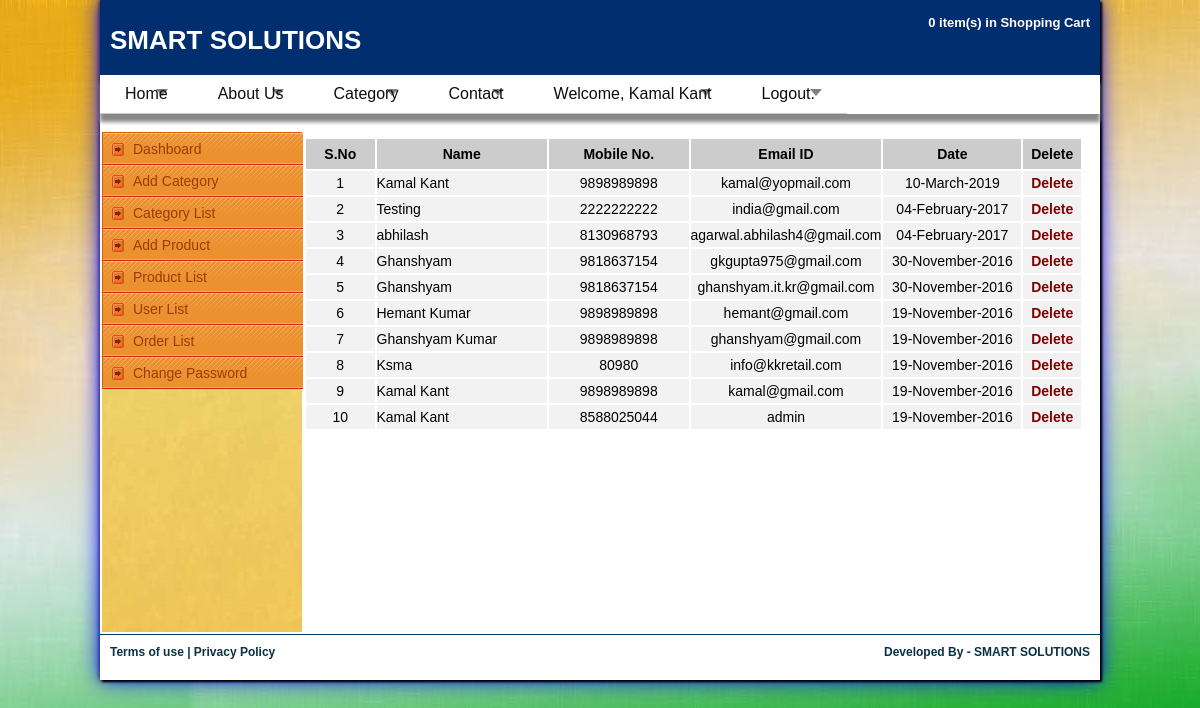
Screenshot of /userlist.php (signed in) with the database file from the repository.
### tables this page shows
CREATE TABLE `users` (
  `id` bigint(20) NOT NULL auto_increment,
  `name` varchar(100) NOT NULL,
  `gender` varchar(50) default NULL,
  `email` varchar(100) NOT NULL,
  `mobile` varchar(20) NOT NULL,
  `address` varchar(500) default NULL,
  `city` varchar(100) default NULL,
  `state` varchar(100) default NULL,
  `pincode` varchar(100) default NULL,
  `news_letter` varchar(50) default 'yes',
  `password` varchar(25) NOT NULL,
  `utype` varchar(50) default NULL,
  `ustatus` char(1) default '1' COMMENT '1=>Active, 0=> Inactive',
  `created` datetime default NULL,
  `updated` datetime default NULL,
  PRIMARY KEY  (`id`),
  UNIQUE KEY `email_id` (`email`)
);

### dbconfig.php (called while the page is built, shortened)
<?php
if (isset($_SESSION['user_name'])) {
    $user_name = $_SESSION['user_name'];
}
if (isset($_SESSION['user_type'])) {
    $user_type = $_SESSION['user_type'];
}
$cookie_name = 'my_big_cart';
?>

### userlist.php (the view, shortened to what this page needs)
<?php
include './dbconfig.php';
if (!empty($user_id)) {
    ?>
    <!DOCTYPE html PUBLIC "-//W3C//DTD XHTML 1.0 Transitional//EN" "http://www.w3.org/TR/xhtml1/DTD/xhtml1-transitional.dtd">
    <html xmlns="http://www.w3.org/1999/xhtml">
        <head>
            <link href="stylesheet/style.css" rel="stylesheet" type="text/css" />
            <link href="stylesheet/menu.css" rel="stylesheet" type="text/css" />
            <link href="stylesheet/form-field.css" rel="stylesheet" type="text/css" />
            <link type="text/css" href="stylesheet/left-panel.css" rel="stylesheet"/>
        </head>
        <body>
            <div id="wrapper">
                <div id="container">
                    <div id="header">
                        <?php
                        include('header.php');
                        ?>
                    </div>
                    <div id="center-page">
                        <table border="0" width="100%">
                            <tr>
                                <td valign="top">
                                    <?php
                                    include('custmenu.php');
                                    ?>
                                </td>
                                <td valign="top" width="800"  align="center">
                                    <table cellpadding="2" cellspacing="2" width="100%" >
                                        <tr style="background: #ccc;font-size: 14px;padding: 5px;height: 30px;font-weight: bold;color: #000;">
                                            <td width="10%" align="center">S.No</td>
                                            <td width="25%" align="center">Name</td>
                                            <td width="20%" align="center">Mobile&nbsp;No.</td>
                                            <td width="20%" align="center">Email&nbsp;ID</td>
                                            <td width="20%" align="center">Date</td>
                                            <td width="10%" align="center">&nbsp;&nbsp;Delete&nbsp;&nbsp;</td>
                                        </tr>
                                        <?php
                                        $sql_query = "select id,name,email,mobile,date_format(created,'%d-%M-%Y') as created from users order by id desc";
                                        $result = mysqli_query($con, $sql_query);
                                        $i = 0;
                                        while ($row = mysqli_fetch_array($result)) {
                                            $i++;
                                            $cust_id = $row ['id'];
                                            $name = $row ['name'];
                                            $mobile = $row ['mobile'];
                                            $email = $row ['email'];
                                            $date = $row ["created"];
                                            ?>
                                            <tr style="background: #f2f2f2;font-size: 14px;padding: 5px;height: 24px;color: #000;">
                                                <td align="center"><?php echo $i; ?></td>
                                                <td><?php echo $name; ?></td>
                                                <td align="center"><?php echo $mobile; ?></td>
                                                <td align="center"><?php echo $email; ?></td>
                                                <td align="center"><?php echo $date; ?></td>
                                                <td align="center"><a href="userlist.php?reg_id=<?php echo $cust_id; ?>" class="linka">Delete</a></td>
                                            </tr>
                                        <?php } ?>
                                    </table>
                                </td>
                            </tr>
                        </table>
                    </div>
                    <?php
                    include('footer.php');
                    ?>
                </div>
            </div>
        </body>
    </html>
    <?php
} else {
    header("location:login.php?logout=success");
}
?>

### header.php (shortened to what this page needs)
<div id="header">
    <div class="header_inner">
        <div id="logo">
            <a href="index.php" style="text-decoration: none;padding-top: 15px;padding-left: 25px;">
                <h1 style="color: #fff;">SMART SOLUTIONS</h1>
            </a>
        </div>
        <div class="shopping-cart">
            <a href="cart.php">
                <?php
                if (isset($_COOKIE[$cookie_name])) {
                    $cartArr = json_decode($_COOKIE[$cookie_name]);
                    $count = 0;
                    foreach ($cartArr as $cartd) {
                        $count++;
                    }
                    echo $count . ' item(s) in Shopping Cart';
                } else {
                    echo '0 item(s) in Shopping Cart';
                }
                ?>
            </a>
            </div>
    </div>
    <div id="menu-base">
        <ul id="menu">
            <li><a href="index.php" class="drop">Home</a></li>
            <li><a href="aboutus.php" class="drop">About Us</a></li>
            <li>
                <a href="#" class="drop">Category</a>
            </li>
            <li><a href="contactus.php" class="drop">Contact</a></li>
            <?php
            if (empty($user_id)) {
                ?>
                <li><a href="login.php" class="drop">Sign In</a></li>
            <?php } else { ?>
                <li>
                <a href="myprofile.php" class="drop">Welcome,&nbsp;<?php echo $user_name ?></a></li>
                <li><a href="Message.php?type=customer" class="drop">Logout.</a></li>
            <?php } ?>
        </ul>
    </div>
</div>

### custmenu.php
<div class="leftbacground">
    <div id="cssmenu">
        <ul style="">
            <?php
            if ($user_type == "admin") {
                ?>
                <li><a href="admin_home.php">Dashboard</a></li>
                <li><a href="add_category.php">Add Category</a></li>
                <li><a href="categorylist.php">Category List</a></li>
                <li><a href="add_product.php">Add Product</a></li>
                <li><a href="productlist.php">Product List</a></li>
                <li><a href="userlist.php">User List</a></li>
                <li><a href="ner-order.php">Order List</a></li>
                <li><a href="changepwd.php">Change Password</a></li>
                <?php
            } else {
                ?>
                <li><a href="myprofile.php">My Profile</a></li>
                <li><a href="order-list.php">My Order</a></li>
                <li><a href="changepwd.php">Change Password</a></li>
                <?php
            }
            ?>
        </ul>
    </div>
</div>

### footer.php (shortened to what this page needs)
<div id="footer" style="padding-top: 5px;">
    <div class="footer-left">
        <a href="termsofuses.php">Terms of use</a> |
        <a href="privacypolicy.php">Privacy Policy</a>
    </div>
    <div class="footer-right">Developed By - SMART SOLUTIONS</div>
</div>

### stylesheet/style.css (style rules this page uses)
* { margin:0px 0px 0px 0px; padding:0px 0px 0px 0px; }
body { font-family: calibri, "Trebuchet MS", Arial; font-size:13px; color:#636363; background:#ab1f22; margin:0px 0px 0px 0px; padding:0px 0px 0px 0px; background:url(../images/bg.jpg) top no-repeat; background-attachment:fixed; }
#wrapper { width:100%; margin:0px 0px 0px 0px; padding:0px 0px 0px 0px; }
#container { width:970px; margin:0px auto; padding:0px 15px; background-color: #ffffff; box-shadow: 2px 2px 2px black, 0 0 20px blue, 0 0 5px #000; }
#header { width:980px; margin:0px 0px 0px 0px; padding:0px 0px 0px 0px; height: 100px; }
.header_inner { width:980px; height:60px; background:#002E6E; float:left; padding:10px 10px 5px 10px; margin-left: -15px; }
#logo { width:400px; height:100%; float:left; margin:0px 0px 0px 0px; padding:0px 0px 0px 0px; }
#menu-base { width:1000px; height:60px; float:left; margin-left: -15px; font-size: 18px; }
.shopping-cart { width:500px; text-align:right; float:right; padding:5px 0px 5px 0px; margin:0px 0px 0px 0px; color:#f4cc3d; font-weight:bold; }
.shopping-cart a { text-decoration:none; color:#ffffff; }
#center-page { width:970px; height:auto;; padding: 0px; margin: 0px; }
#footer { clear:both; width:980px; height:40px; border-top:#01415f solid 1px; font-size:12px; font-weight:bold; margin-left: -15px; padding-left: 10px; padding-right: 10px; }
.footer-left { width:400px; float:left; color:#093144; text-align:left; margin:5px 0px 0px 0px; }
.footer-left a { text-decoration:none; color:#093144; }
.footer-right { width:500px; float:right; color:#093144; text-align:right; margin:5px 0px 0px 0px; }
.leftbacground { background:url(../images/background-gradient.jpg); width: 200px; min-height: 500px; margin-left: -15px; margin-top: -5px; }
#cssmenu { border-style: solid solid none solid; border-color: #D76100; border-size: 1px; border-width: 1px; padding:0px; }
#cssmenu ul { margin:0px; padding:0px; list-style:none; }
#cssmenu li a { height: 32px; height: 24px; text-decoration: none; font-weight:normal; color: #9E3C02; display: block; background: url(../images/menu4.gif); padding: 8px 0 0 30px; width: 170px; font-size: 14px; }
.linka { text-decoration: none; font-weight: bold; font-size: 14px; color: maroon; }

### stylesheet/menu.css (style rules this page uses)
#menu { list-style:none; width:1000px; margin:0px 0px 0px 0px; padding:0px 0px 0px 0px; float:right; z-index:999; position:relative; box-shadow: 0 8px 4px #888888; }
#menu li { float:left; display:block; position:relative; padding: 10px 25px 10px 25px; border-bottom: 1px solid #cccccc; font-size: 16px; }
#menu li:last-child { width:60px; }
#menu li a { font-family:Arial, Helvetica, sans-serif; font-size:16px; color: #0c0f10; display:block; outline:0; text-decoration:none; }
#menu li .drop { padding-right:0px; background:url("images/drop.png") no-repeat right 4px; }

### rows the page displays
users: name "Kamal Kant", mobile "9898989898", email "kamal@yopmail.com", date "10-March-2019"
users: name "Testing", mobile "2222222222", email "india@gmail.com", date "04-February-2017"
users: name "abhilash", mobile "8130968793", email "agarwal.abhilash4@gmail.com", date "04-February-2017"
users: name "Ghanshyam", mobile "9818637154", email "gkgupta975@gmail.com", date "30-November-2016"
users: name "Ghanshyam", mobile "9818637154", email "ghanshyam.it.kr@gmail.com", date "30-November-2016"
users: name "Hemant Kumar", mobile "9898989898", email "hemant@gmail.com", date "19-November-2016"
users: name "Ghanshyam Kumar", mobile "9898989898", email "ghanshyam@gmail.com", date "19-November-2016"
users: name "Ksma", mobile "80980", email "info@kkretail.com", date "19-November-2016"
users: name "Kamal Kant", mobile "9898989898", email "kamal@gmail.com", date "19-November-2016"
users: name "Kamal Kant", mobile "8588025044", email "admin", date "19-November-2016"

### other values shown
$user_name "Kamal Kant"
